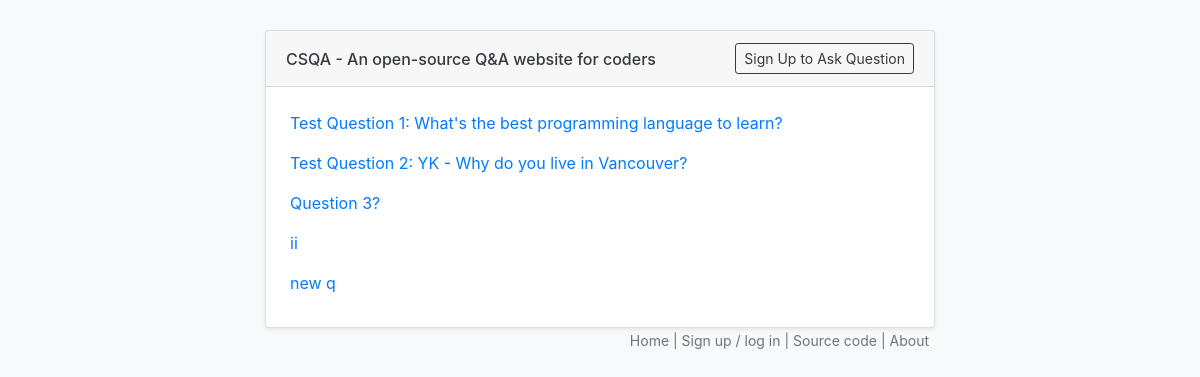
The page / on the database its author committed.
### main/models.py (models this page shows, shortened)
class Question(models.Model):
    user = models.ForeignKey(User, on_delete=models.CASCADE)
    title = models.CharField(max_length=200)
    body = models.TextField()
    created     = models.DateTimeField(editable=False)
    modified    = models.DateTimeField()

### main/views.py (the view)
# urls.py: path('', homeFeedView),
def homeFeedView(request):
    current_user = request.user
    questions = Question.objects.all().order_by('created')
    context = {
        'current_user': current_user,
        'questions': questions
    }
    return render(request, 'home.html', context)

### templates/home.html
{% extends "common.html" %}
{% block content %}
{% for question in questions %}
    <p>
        <a href="/question/{{question.id}}">{{ question.title }}</a>
    </p>
{% endfor %}
{% endblock %}

### rows shown on the page
Question: title "Test Question 1: What's the best programming language to learn?"
Question: title "Test Question 2: YK - Why do you live in Vancouver?"
Question: title "Question 3?"
Question: title "ii"
Question: title "new q"
